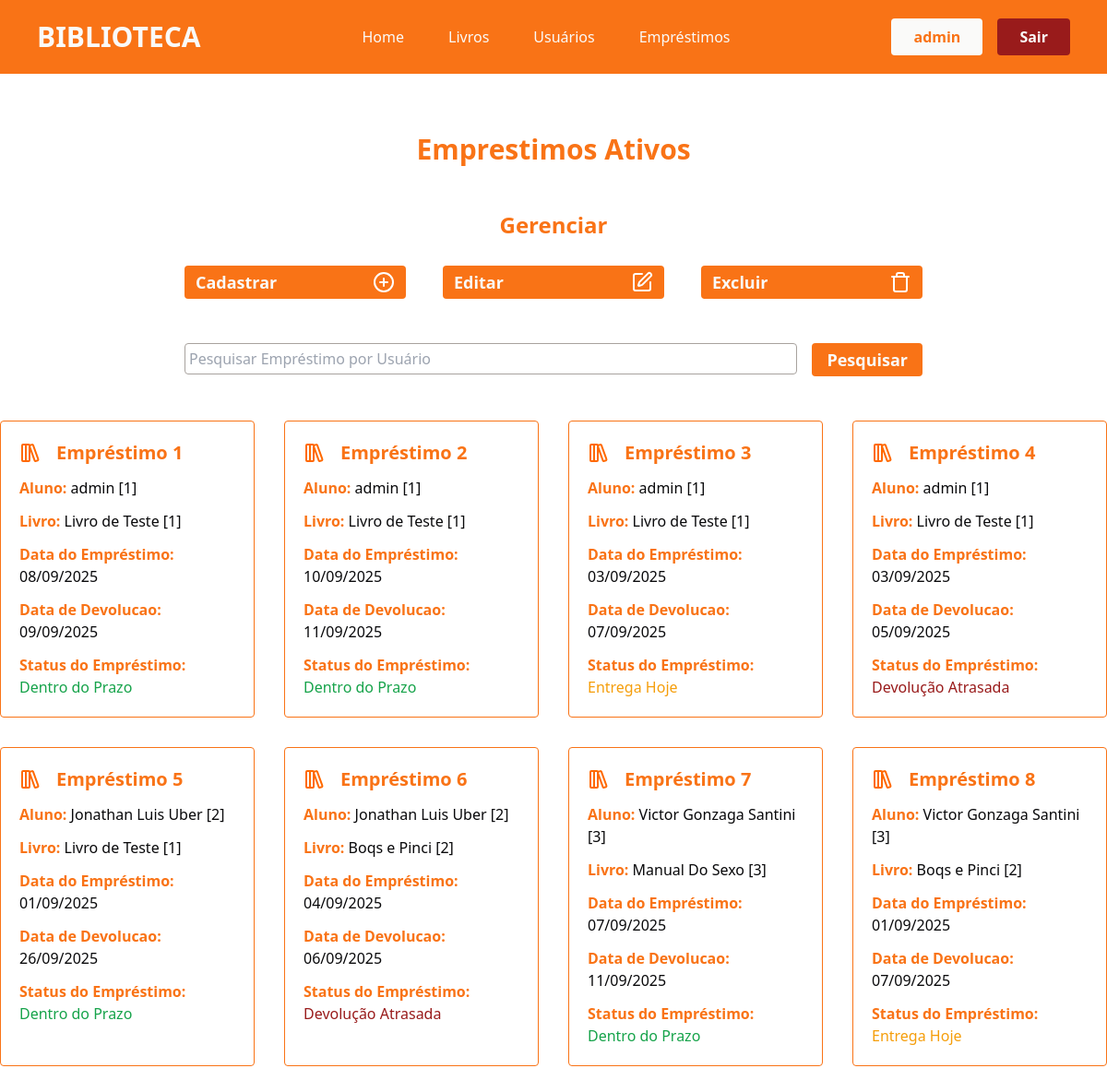
/emprestimos/ (signed in), run on the app's committed database.
### app/models.py (models this page shows)
class User(db.Model, UserMixin):
    id = db.Column(db.Integer, primary_key=True)
    nome = db.Column(db.String(100), nullable=True)
    telefone = db.Column(db.String(100), nullable=True)
    email = db.Column(db.String(100), nullable=True)
    senha = db.Column(db.String(100), nullable=True)
    emprestimos = db.relationship('Emprestimo', backref='user', lazy=True)

class Emprestimo(db.Model):
    id = db.Column(db.Integer, primary_key=True)
    data_emprestimo = db.Column(db.DateTime, default=datetime.now)
    data_devolucao = db.Column(db.DateTime, default=datetime.now)
    user_id = db.Column(db.Integer, db.ForeignKey('user.id', name="fk_emprestimo_user"), nullable=True)
    livro_id = db.Column(db.Integer, db.ForeignKey('livro.id', name="fk_emprestimo_livro"), nullable=True)
    statusEmprestimo = db.Column(db.String(100), nullable=True)

class Livro(db.Model):
    id = db.Column(db.Integer, primary_key=True)
    titulo = db.Column(db.String(100), nullable=True)
    autor = db.Column(db.String(100), nullable=True)
    editora = db.Column(db.String(100), nullable=True)
    anoPublicacao = db.Column(db.Integer, nullable=True)
    genero = db.Column(db.String(100), nullable=True)
    quantidade_disponivel = db.Column(db.Integer, nullable=True)
    status = db.Column(db.String(100), nullable=True)
    emprestimos = db.relationship('Emprestimo', backref='livro', lazy=True)

### app/views.py (the view)
@app.route('/emprestimos/')
@login_required
def emprestimos():
    if request.method == 'GET':
        pesquisa = request.args.get('pesquisa', '')
    dados = Emprestimo.query.join(User).order_by(Emprestimo.id)
    if pesquisa != '':
        dados = dados.filter(User.nome.ilike(f'%{pesquisa}%'))
    emprestimos = {'dados' : dados.all()}
    return render_template('emprestimos.html', emprestimos=emprestimos)

### app/models.py (called while the page is built)
@login_manager.user_loader
def load_user(user_id):
    return User.query.get(user_id)

### app/templates/emprestimos.html (shortened to what this page needs)
{% extends "head.html" %}
{% block content %}
<div class="container-livros flex flex-col justify-center align-center">
    <div class="titulo mt-[4rem] flex-col justify-center items-center">
        <h2 class="text-3xl text-center text-orange-500 font-bold">Emprestimos Ativos</h2>
    </div>
    {% if current_user.email == 'admin@gmail.com' %}
    <div class="container-livros flex justify-center">
        <div class="gerenciar flex flex-col justify-center mt-[3rem] w-[800px]">
            <h2 class="text-center text-2xl text-orange-500 font-semibold">Gerenciar</h2>
            <div class="botoes grid grid-cols-3 gap-10">
                <a href="{{url_for('emprestimo_cadastro')}}" class="bg-orange-500 text-stone-50 font-semibold text-lg mt-7 rounded py-1 px-3 flex flex-row justify-between items-center hover:bg-orange-700 cursor-pointer transition-all duration-500">Cadastrar <svg xmlns="http://www.w3.org/2000/svg" width="24" height="24" viewBox="0 0 24 24" fill="none" stroke="white" stroke-width="2" stroke-linecap="round" stroke-linejoin="round" class="lucide lucide-circle-plus-icon lucide-circle-plus"><circle cx="12" cy="12" r="10"/><path d="M8 12h8"/><path d="M12 8v8"/></svg></a>
                <a href="" class="bg-orange-500 text-stone-50 font-semibold text-lg mt-7 rounded py-1 px-3 flex flex-row justify-between items-center hover:bg-orange-700 cursor-pointer transition-all duration-500">Editar </a>
                <a href="" class="bg-orange-500 text-stone-50 font-semibold text-lg mt-7 rounded py-1 px-3 flex flex-row justify-between items-center hover:bg-orange-700 cursor-pointer transition-all duration-500">Excluir </a>
            </div>
        </div>
    </div>
    {% endif %}
    <div class="pesquisa mt-[3rem] flex justify-center">
        <form action="" method="get" class="flex flex-row gap-4 w-[800px]">
                <div class="w-full">
                    <input type="text" name="pesquisa" class="w-full border-[1px] rounded border-stone-400 px-1 py-1 outline-orange-500 outline-2" placeholder="Pesquisar Empréstimo por Usuário">
                </div>
                <div class="w-70">
                    <button type="submit" class="bg-orange-500 w-full text-stone-50 font-semibold text-lg rounded py-1 px-4 hover:bg-orange-700 cursor-pointer transition-all duration-500">Pesquisar</button>
                </div>
            </form>
    </div>
    <section class="emprestimos flex justify-center mt-[3rem]">
        <div class="lista-emprestimos grid grid-cols-4 gap-[2rem] mb-[2rem]" >
            {% for emp in emprestimos.dados %}
            {% if current_user.id == emp.user.id or current_user.email == 'admin@gmail.com' %}
                <div class="card-emprestimo border-orange-500 border-[1px] rounded p-5">
                    <div class="nome-svg flex flex-row gap-4 items-center justify-start">
                        <h2 class="text-xl font-semibold text-orange-500">Empréstimo {{emp.id}}</h2>
                    </div>
                    <p class="mt-3 text-orange-500 font-semibold">Aluno: <span class="text-zinc-950 font-normal">{{emp.user.nome}} [{{emp.user.id}}]</span></p>
                    <p class="mt-3 text-orange-500 font-semibold">Livro: <span class="text-zinc-950 font-normal">{{emp.livro.titulo}} [{{emp.livro.id}}] </span></p>
                    <p class="mt-3 text-orange-500 font-semibold">Data do Empréstimo: <span class="text-zinc-950 font-normal">{{emp.data_emprestimo.strftime('%d/%m/%Y')}}</span></p>
                    <p class="mt-3 text-orange-500 font-semibold">Data de Devolucao: <span class="text-zinc-950 font-normal">{{emp.data_devolucao.strftime('%d/%m/%Y')}}</span</p>
                    <p class="mt-3 text-orange-500 font-semibold">Status do Empréstimo: {% if emp.statusEmprestimo == 'Devolução Atrasada' %} <span class="text-red-800 font-normal">{{emp.statusEmprestimo}}</span> {% elif emp.statusEmprestimo == 'Entrega Hoje' %} <span class="text-amber-500 font-normal">{{emp.statusEmprestimo}}</span> {% else %}  <span class="text-green-600 font-normal">{{emp.statusEmprestimo}}</span> {% endif %}</p>
                </div>
            {% endif %}
            {% endfor %}
        </div>
    </section>
</div>
{% endblock %}

### app/templates/head.html (shortened to what this page needs)
<!DOCTYPE html>
<html lang="pt-br" class="box-border">
<head>
    <link rel="stylesheet" href="{{ url_for('static', filename='style.css') }}">
    <script src="https://cdn.tailwindcss.com"></script>
</head>
<body>
        {% block content %} {% endblock %}
</body>
</html>

### app/templates/header.html (shortened to what this page needs)
{% extends "head.html" %}
{% block content %}
<header class="font-sans px-10 py-5 bg-orange-500">
    <div class="container-header flex justify-between items-center">
        <div class="logo text-stone-50 font-bold text-3xl">
            <h1>BIBLIOTECA</h1>
        </div>
        <nav class="nav flex gap-12 text-stone-50 font-medium">
            <a href="{{ url_for('homepage') }}">Home</a>
            <a href="{{ url_for('livros') }}">Livros</a>
             {% if current_user.email == 'admin@gmail.com'%}
             <a href="{{ url_for('usuarios') }}">Usuários</a>
            {% endif %}
            <a href="{{ url_for('emprestimos') }}">Empréstimos</a>
        </nav>
        <div class="login flex gap-4">
            {% if current_user.is_authenticated %}
            <p class="bg-stone-50 px-6 py-2 text-orange-500 rounded font-semibold">{{current_user.nome}}</p>
                <a href="{{ url_for('logout') }}" class="bg-red-800 px-6 py-2 text-stone-50 rounded font-semibold cursor-pointer hover:bg-red-900 transition-all duration-500">Sair</a>
            {% endif %}
        </div>
    </div>
</header>
{% endblock %}

### data on the page
User: nome "admin"
Emprestimo: id "1", user.nome "admin", user.id "1", livro.titulo "Livro de Teste", livro.id "1", data_emprestimo "08/09/2025", data_devolucao "09/09/2025", statusEmprestimo "Dentro do Prazo"
Emprestimo: id "2", user.nome "admin", user.id "1", livro.titulo "Livro de Teste", livro.id "1", data_emprestimo "10/09/2025", data_devolucao "11/09/2025", statusEmprestimo "Dentro do Prazo"
Emprestimo: id "3", user.nome "admin", user.id "1", livro.titulo "Livro de Teste", livro.id "1", data_emprestimo "03/09/2025", data_devolucao "07/09/2025", statusEmprestimo "Entrega Hoje"
Emprestimo: id "4", user.nome "admin", user.id "1", livro.titulo "Livro de Teste", livro.id "1", data_emprestimo "03/09/2025", data_devolucao "05/09/2025", statusEmprestimo "Devolução Atrasada"
Emprestimo: id "5", user.nome "Jonathan Luis Uber", user.id "2", livro.titulo "Livro de Teste", livro.id "1", data_emprestimo "01/09/2025", data_devolucao "26/09/2025", statusEmprestimo "Dentro do Prazo"
Emprestimo: id "6", user.nome "Jonathan Luis Uber", user.id "2", livro.titulo "Boqs e Pinci", livro.id "2", data_emprestimo "04/09/2025", data_devolucao "06/09/2025", statusEmprestimo "Devolução Atrasada"
Emprestimo: id "7", user.nome "Victor Gonzaga Santini", user.id "3", livro.titulo "Manual Do Sexo", livro.id "3", data_emprestimo "07/09/2025", data_devolucao "11/09/2025", statusEmprestimo "Dentro do Prazo"
Emprestimo: id "8", user.nome "Victor Gonzaga Santini", user.id "3", livro.titulo "Boqs e Pinci", livro.id "2", data_emprestimo "01/09/2025", data_devolucao "07/09/2025", statusEmprestimo "Entrega Hoje"
